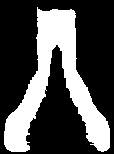
#> input picture hsv/purple/images/group1_mask.png, 114 x 154 px, found by its file name
$ python connectedCP.py
#> lines starting #> are read from the running program, lines starting #| are printed output that depends on the picture; after the words box and inside, x2 and y2 are one past the last pixel; in counts of white or black regions, pixels touching at a corner belong together

import cv2
import numpy as np

# Đọc ảnh nhị phân
path = r"D:\NguyenCuong\1A\FT672\hsv\purple\images\group1_mask.png"  # Thay bằng đường dẫn ảnh của bạn
image = cv2.imread(path, cv2.IMREAD_GRAYSCALE)
#> image: shape (154, 114); 30.9% white; 1 white region, box (x1, y1, x2, y2) and area: (4, 7, 110, 152) 5419

if image is None:
    print(f"Không thể đọc ảnh từ {path}")
    exit()

# Đảm bảo ảnh là nhị phân
_, binary = cv2.threshold(image, 127, 255, cv2.THRESH_BINARY)

# Tiền xử lý: Loại bỏ nhiễu bằng phép mở (morphological opening) - tùy chọn
kernel = np.ones((3, 3), np.uint8)
binary = cv2.morphologyEx(binary, cv2.MORPH_OPEN, kernel, iterations=1)
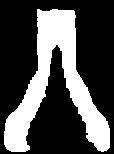
#> binary: shape (154, 114); 30.7% white; 1 white region, box (x1, y1, x2, y2) and area: (4, 9, 110, 152) 5392

# Tìm các thành phần liên thông
num_labels, labels, stats, centroids = cv2.connectedComponentsWithStats(binary, connectivity=8)
#> num_labels = 2; stats = [[0, 0, 114, 154, 12164], [4, 9, 106, 143, 5392]]; centroids = [[56.94, 73.36], [55.51, 83.59]]

# Định nghĩa ngưỡng diện tích tối thiểu để coi là vùng lớn9
min_area = 10  # Có thể điều chỉnh ngưỡng này tùy theo ảnh của bạn

# Lọc các thành phần lớn dựa trên diện tích và đo chiều cao
valid_components = 0
heights = []
widths = []# Danh sách lưu chiều cao của các thành phần lớn
for i in range(1, num_labels):  # Bỏ qua nền (label 0)
    area = stats[i, cv2.CC_STAT_AREA]  # Diện tích của thành phần
    if area >= min_area:
        valid_components += 1
        height = stats[i, cv2.CC_STAT_HEIGHT]  # Chiều cao của thành phần
        heights.append(height)
        width = stats[i, cv2.CC_STAT_WIDTH]
        widths.append(width)
        print(f"Thành phần {valid_components}: Chiều cao = {height} pixel, chiều rộng: {width} pixel")
#> this loop made 1 pass
#> (area, height, width) on pass 1: (5392, 143, 106)
#| Thành phần 1: Chiều cao = 143 pixel, chiều rộng: 106 pixel
#> after the loop, heights = [143]; valid_components = 1; widths = [106]

# Kiểm tra xem keo có bị đứt không
if valid_components > 1:
    print(f"Keo bị đứt! Có {valid_components} thành phần liên thông lớn.")
else:
    print("Keo không bị đứt. Chỉ có 1 thành phần liên thông lớn.")

# Hiển thị các thành phần liên thông lớn bằng màu khác nhau
output = cv2.cvtColor(binary, cv2.COLOR_GRAY2BGR)
for i in range(1, num_labels):  # Bỏ qua nền (label 0)
    area = stats[i, cv2.CC_STAT_AREA]
    if area >= min_area:  # Chỉ hiển thị các thành phần lớn
        output[labels == i] = [0, 255 // (i + 1), 255]  # Màu khác nhau cho từng thành phần

        # Lấy thông tin để vẽ chiều cao lên vật thể
        x = stats[i, cv2.CC_STAT_LEFT]  # Tọa độ x của góc trái trên
        y = stats[i, cv2.CC_STAT_TOP]   # Tọa độ y của góc trái trên
        width = stats[i, cv2.CC_STAT_WIDTH]  # Chiều rộng
        height = stats[i, cv2.CC_STAT_HEIGHT]  # Chiều cao

        # Tính vị trí trung tâm của vật thể để vẽ văn bản
        center_x = x + width // 2
        center_y = y + height // 2

        # Vẽ chiều cao lên vật thể (ở vị trí trung tâm)
        cv2.putText(output, f"H={height}", (center_x - 20, center_y),
                    cv2.FONT_HERSHEY_SIMPLEX, 0.5, (255,255,255), 2)

        cv2.putText(output, f" V={width}", (center_x - 20, center_y + 20),
                    cv2.FONT_HERSHEY_SIMPLEX, 0.5, (255,255,255), 2)
#> this loop made 1 pass
#> (area, x, y, width, height, center_x, center_y) on pass 1: (5392, 4, 9, 106, 143, 57, 80)
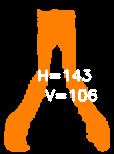
#> output: shape (154, 114, 3); mean B, G, R 10, 46.6, 83.5

# Hiển thị kết quả
cv2.imshow("Original Binary Image", binary)
cv2.imshow("Large Connected Components", output)
cv2.waitKey(0)
cv2.destroyAllWindows()
